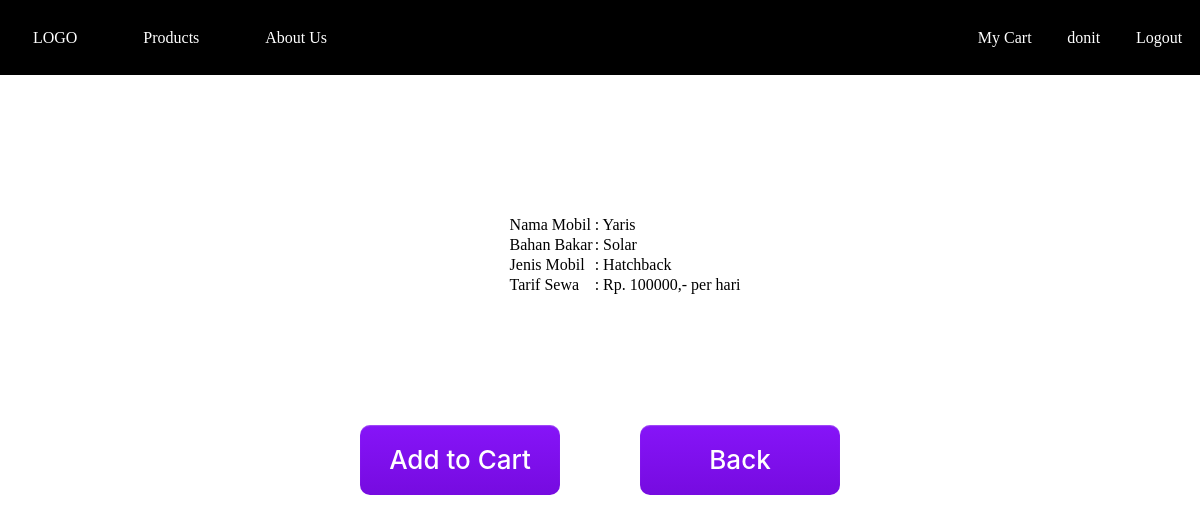
The app's page /produk-details.php?id=1 (signed in) with its own data.
### tables this page shows
CREATE TABLE `mobil` (
  `id` int(20) NOT NULL,
  `nama_mobil` varchar(100) NOT NULL,
  `tahun` int(4) NOT NULL,
  `bahan_bakar` varchar(10) NOT NULL,
  `jenis` varchar(100) NOT NULL,
  `tarif_hari` int(100) NOT NULL,
  `status` varchar(100) NOT NULL
);

### produk-details.php (the view, shortened to what this page needs)
<?php
    require_once("connection.php");
    $stmt = $pdo->query("SELECT * FROM mobil");
    $products = $stmt->fetchAll(PDO::FETCH_ASSOC);
?>
<!DOCTYPE html>
<html lang="en">
<head>
    <link rel="stylesheet" href="produk-details.css">
</head>
<body>
        <div class="container">
        <div class="navigation">
                <div class="kiri">
                    <a href="index.php" class="logo">LOGO</a>
                    <a href="produk-list.php">Products</a>
                    <a href="index.php#container2">About Us</a>
                </div>
                <div class="kanan">
                <?php
                        if(!isset( $_SESSION['userLogin'])){
                            ?>
                            <a href="login.php">Login</a>
                            <a href="register.php">Register</a>
                            <?php
                        }
                        else {
                            ?>
                            <a href="carts.php">My Cart</a>
                            <a href="user.php">
                            <?= $_SESSION['userLogin'] ?></a>
                            <a href="user.php?action=logout">Logout</a>
                            <?php
                        }
                            ?>
                </div>
        </div>
            <div class="details">
                <?php
                    foreach($products as $key => $value){
                        if($value['id']==$_REQUEST['id'])
                        {
                ?>
                <div class="atas">
                    <table>
                        <tr>
                            <td>Nama Mobil</td>
                            <td>: <?=$value['nama_mobil']?></td>
                        </tr>
                        <tr>
                            <td>Bahan Bakar</td>
                            <td>: <?=$value['bahan_bakar']?></td>
                        </tr>
                        <tr>
                            <td>Jenis Mobil</td>
                            <td>: <?=$value['jenis']?></td>
                        </tr>
                        <tr>
                            <td>Tarif Sewa</td>
                            <td>: Rp. <?=$value['tarif_hari']?>,- per hari</td>
                        </tr>
                    </table>
                </div>
                <div class="bawah">
                    <form action="produk-details.php" method="POST">
                        <button type="submit" name="submit_proceed">Add to Cart</button>
                    </form>
                    <a href="produk-list.php"><button>Back</button></a>
                </div>
                <?php
                        }
                    }
                ?>
            </div>
        </div>
</html>

### produk-details.css (style rules this page uses)
* { margin: 0; padding: 0; box-sizing: border-box; }
.container { height: 100vh; width: 100vw; display: flex; flex-wrap: wrap; flex-direction: column; box-sizing: border-box; }
.navigation { width: 100%; height: 75px; display: flex; justify-content: space-between; background-color: black; align-items: center; flex-direction: row; box-sizing: border-box; flex-wrap: wrap; }
.navigation a { text-decoration: none; line-height: 75px; color: white; box-sizing: border-box; }
.navigation .kiri { display: flex; width: 30%; justify-content: space-around; box-sizing: border-box; }
.navigation .kanan { display: flex; width: 20%; justify-content: space-around; box-sizing: border-box; }
.container { width:100vw; height: auto; display: flex; align-items: center; flex-direction: column; }
.details { height: auto; width: 75%; display: flex; flex-direction: column; align-items: center; margin: 30px; }
.atas { display: flex; width: 100%; justify-content: center; height: 300px; align-items: center; }
.bawah { display: flex; width: 100%; justify-content: center; }
.bawah button { margin: 20px 40px; }
* { box-sizing: border-box; }
button { background-color: initial; background-image: linear-gradient(#8614f8 0, #760be0 100%); border-radius: 10px; border-style: none; box-shadow: rgba(245, 244, 247, .25) 0 1px 1px inset; color: #fff; cursor: pointer; display: inline-block; font-family: Inter, sans-serif; font-size: 26px; font-weight: 500; height: 70px; line-height: 60px; margin-left: -4px; outline: 0; text-align: center; transition: all .3s cubic-bezier(.05, .03, .35, 1); user-select: none; -webkit-user-select: none; touch-action: manipulation; vertical-align: bottom; width: 200px; box-sizing: border-box; }

### records on screen
mobil: nama_mobil "Yaris", bahan_bakar "Solar", jenis "Hatchback", tarif_hari "100000"

### other values on screen
$_SESSION['userLogin'] "donit"
